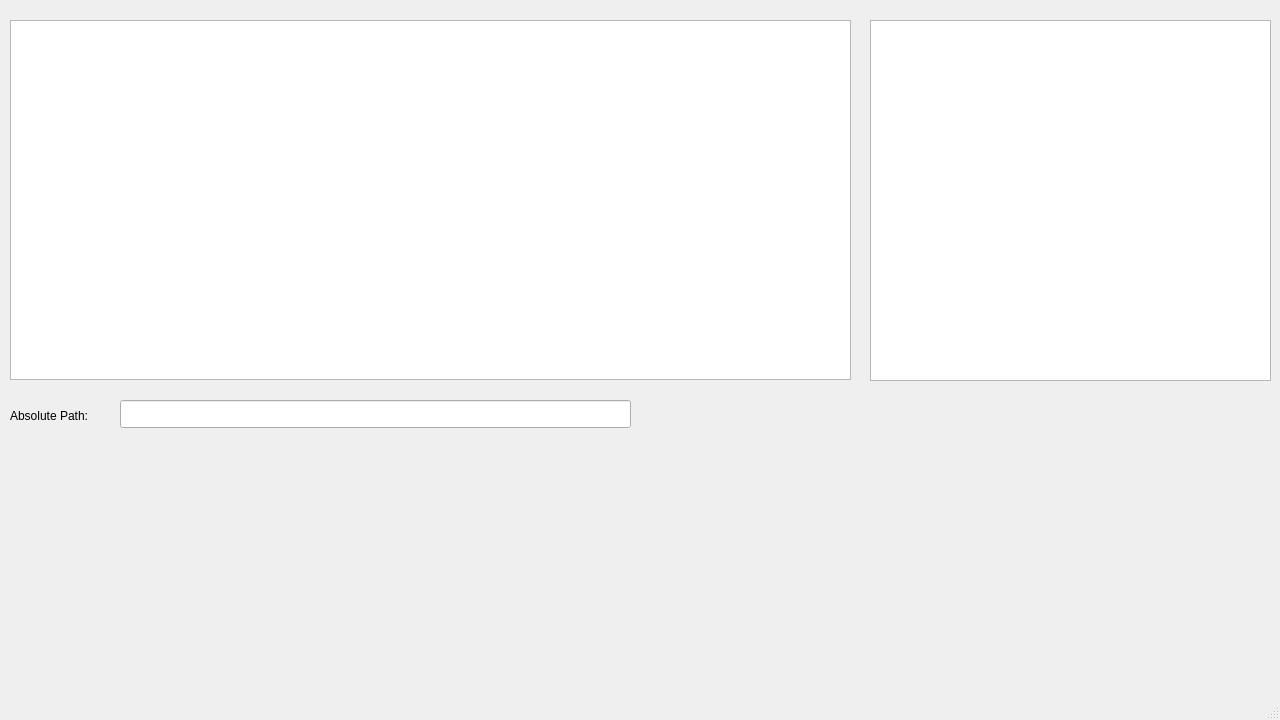
<?xml version="1.0" encoding="UTF-8"?>
<ui version="4.0">
 <class>MainWindow</class>
 <widget class="QMainWindow" name="MainWindow">
  <property name="geometry">
   <rect>
    <x>0</x>
    <y>0</y>
    <width>1280</width>
    <height>720</height>
   </rect>
  </property>
  <property name="minimumSize">
   <size>
    <width>1158</width>
    <height>0</height>
   </size>
  </property>
  <property name="windowTitle">
   <string>MainWindow</string>
  </property>
  <widget class="QWidget" name="centralwidget">
   <widget class="QTreeView" name="treeView">
    <property name="geometry">
     <rect>
      <x>10</x>
      <y>20</y>
      <width>841</width>
      <height>360</height>
     </rect>
    </property>
    <property name="minimumSize">
     <size>
      <width>640</width>
      <height>360</height>
     </size>
    </property>
    <property name="maximumSize">
     <size>
      <width>1920</width>
      <height>1080</height>
     </size>
    </property>
   </widget>
   <widget class="QListView" name="listView">
    <property name="geometry">
     <rect>
      <x>870</x>
      <y>20</y>
      <width>401</width>
      <height>361</height>
     </rect>
    </property>
   </widget>
   <widget class="QLineEdit" name="lineEdit">
    <property name="geometry">
     <rect>
      <x>120</x>
      <y>400</y>
      <width>511</width>
      <height>28</height>
     </rect>
    </property>
   </widget>
   <widget class="QLabel" name="label">
    <property name="geometry">
     <rect>
      <x>10</x>
      <y>400</y>
      <width>101</width>
      <height>31</height>
     </rect>
    </property>
    <property name="text">
     <string>Absolute Path:</string>
    </property>
   </widget>
  </widget>
  <widget class="QMenuBar" name="menubar">
   <property name="geometry">
    <rect>
     <x>0</x>
     <y>0</y>
     <width>1280</width>
     <height>25</height>
    </rect>
   </property>
  </widget>
  <widget class="QStatusBar" name="statusbar"/>
 </widget>
 <resources/>
 <connections/>
</ui>
